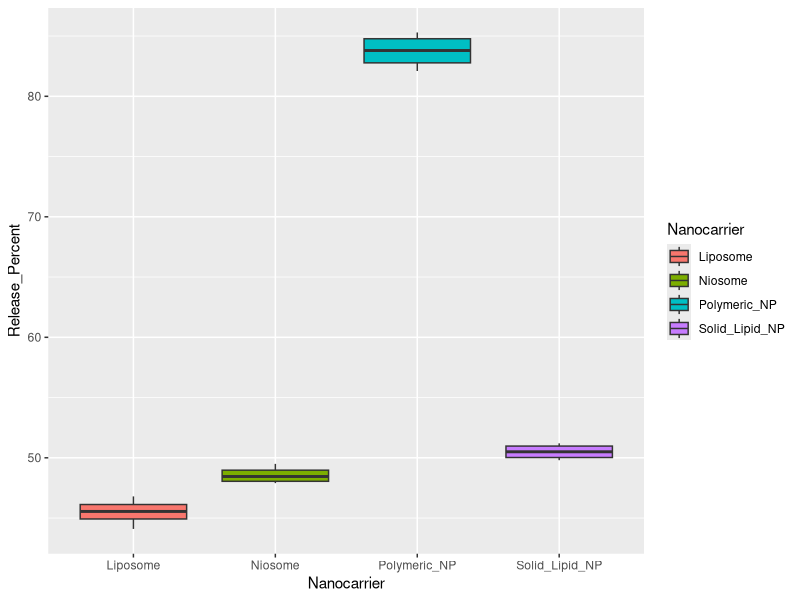

Reproduce this figure in R.
#Description : Evaluates drug release efficiency across four nanocarriers (Liposome, Niosome, Polymeric NP, and Solid Lipid NP). Performs One-Way ANOVA (aov), Tukey HSD post-hoc test for pairwise comparisons and builds a colorful ggplot2 boxplot.

#______________________________________________

library(tidyverse)

delivery_raw <- data.frame(
  Nanocarrier = rep(c("Liposome", "Niosome", "Polymeric_NP", "Solid_Lipid_NP"), each = 4),
  Release_Percent = c(
    45.2, 46.8, 44.1, 45.9,  # Liposome
    48.1, 49.5, 47.9, 48.8,  # Niosome
    82.1, 85.3, 83.0, 84.6,  # Polymeric_NP (high_efficiency)
    50.1, 51.2, 49.8, 50.9   # Solid_Lipid_NP
  )
)

print(delivery_raw)


anova_model <- aov(Release_Percent ~ Nanocarrier, data = delivery_raw)
summary(anova_model)

tukey_result <- TukeyHSD(anova_model)
print(tukey_result)

plot1 <- ggplot(data = delivery_raw, mapping= aes( x = Nanocarrier, y = Release_Percent, fill = Nanocarrier))+ geom_boxplot()
print(plot1)
